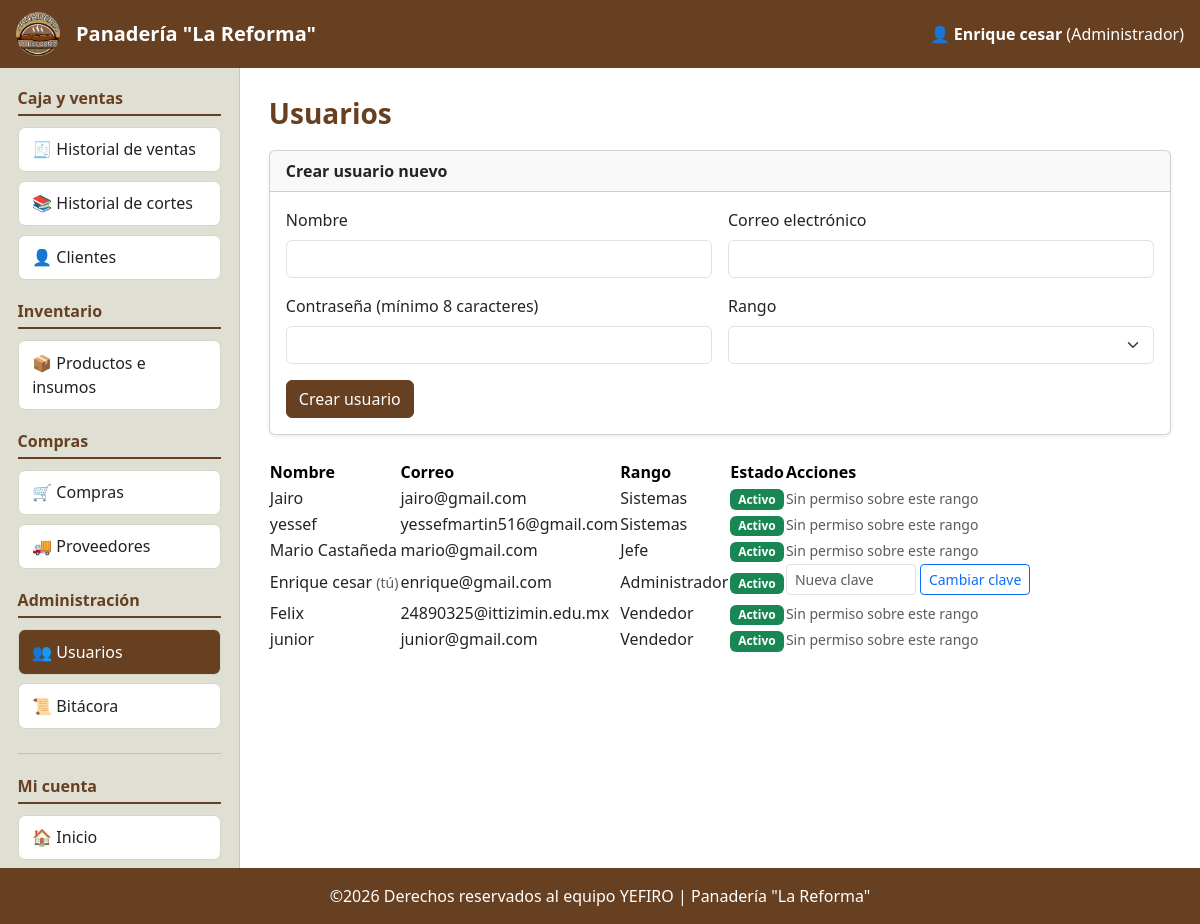
/data/modulos/usuarios/listar.php (signed in), run on the app's committed database.
### tables this page shows
CREATE TABLE `usuarios` (
  `id_usuario` int(11) NOT NULL,
  `nombre` varchar(100) NOT NULL,
  `correo` varchar(100) NOT NULL,
  `clave_hash` varchar(255) NOT NULL,
  `rol` varchar(20) NOT NULL DEFAULT 'cajero',
  `activo` tinyint(1) NOT NULL DEFAULT 1,
  `fecha_registro` timestamp NOT NULL DEFAULT current_timestamp()
);

### data/config/permisos.php (called while the page is built, shortened)
<?php
function roles() {
    return [
        'sistemas'      => 'Sistemas',
        'jefe'          => 'Jefe',
        'administrador' => 'Administrador',
        'cajero'        => 'Vendedor',
    ];
}
function nombre_rol($rol) {
    $r = roles();
    return $r[$rol] ?? $rol;
}
function roles_asignables() {
    $rol = $_SESSION['rol'] ?? '';
    return [];
}
function puede_gestionar_usuario($rol_objetivo) {
    return in_array($rol_objetivo, roles_asignables(), true);
}
?>

### data/config/sesion.php (called while the page is built, shortened)
<?php
function requiere_login() {
    global $conn;
    $uid = (int)$_SESSION['uid'];
    $st = $conn->prepare("SELECT nombre, rol, activo FROM usuarios WHERE id_usuario = ?");
    $st->bind_param("i", $uid);
    $st->execute();
    $u = $st->get_result()->fetch_assoc();
}
function requiere_permiso($permiso) {
    requiere_login();
}
            ?>

### data/modulos/usuarios/listar.php (the view, shortened to what this page needs)
<?php
require_once __DIR__ . '/../../config/inicio.php';
requiere_permiso('usuarios.gestionar');
$asignables = roles_asignables();
$usuarios = $conn->query("SELECT * FROM usuarios ORDER BY FIELD(rol,'sistemas','jefe','administrador','cajero'), nombre");
$titulo = "Usuarios";
include RUTA_INCLUDES . '/encabezado.php';
?>
<div class="card shadow-sm mb-4">
    <div class="card-header fw-bold">Crear usuario nuevo</div>
    <div class="card-body">
        <form method="post" action="<?= url('acciones/usuarios/crear.php') ?>" class="needs-validation" novalidate>
            <div class="row g-3">
                <div class="col-md-6">
                    <label for="nombre" class="form-label">Nombre</label>
                    <input type="text" class="form-control" name="nombre" id="nombre" required>
                </div>
                <div class="col-md-6">
                    <label for="correo" class="form-label">Correo electrónico</label>
                    <input type="email" class="form-control" name="correo" id="correo" required>
                </div>
                <div class="col-md-6">
                    <label for="clave" class="form-label">Contraseña (mínimo 8 caracteres)</label>
                    <input type="password" class="form-control" name="clave" id="clave" minlength="8" required>
                </div>
                <div class="col-md-6">
                    <label for="rol" class="form-label">Rango</label>
                    <select class="form-select" name="rol" id="rol" required>
                    </select>
                </div>
            </div>
            <button type="submit" class="btn btn-cafe mt-3">Crear usuario</button>
        </form>
    </div>
</div>
<div class="table-responsive">
    <table class="table-hover align-middle">
        <thead class="table-light">
            <tr><th>Nombre</th><th>Correo</th><th>Rango</th><th>Estado</th><th>Acciones</th></tr>
        </thead>
        <tbody>
        <?php while ($f = $usuarios->fetch_assoc()):
            $soyYo = ((int)$f['id_usuario'] === (int)$_SESSION['uid']);
            $puedo = puede_gestionar_usuario($f['rol']);
        ?>
            <tr class="<?= $f['activo'] ? '' : 'text-muted' ?>">
                <td><?= e($f['nombre']) ?> <?= $soyYo ? '<small class="text-muted">(tú)</small>' : '' ?></td>
                <td><?= e($f['correo']) ?></td>
                <td><?= e(nombre_rol($f['rol'])) ?></td>
                <td><span class="badge <?= $f['activo'] ? 'text-bg-success' : 'text-bg-secondary' ?>"><?= $f['activo'] ? 'Activo' : 'Desactivado' ?></span></td>
                <td>
                <?php if ($puedo || $soyYo): ?>
                    <form method="post" action="<?= url('acciones/usuarios/cambiar_clave.php') ?>" class="d-inline-flex gap-1 mb-1">
                        <input type="password" class="form-control form-control-sm" style="width:130px" name="clave" placeholder="Nueva clave" minlength="8" required>
                        <button class="btn btn-sm btn-outline-primary">Cambiar clave</button>
                    </form>
                <?php endif; ?>
                <?php if ($puedo && !$soyYo): ?>
                    <form method="post" action="<?= url('acciones/usuarios/cambiar_rol.php') ?>" class="d-inline-flex gap-1 mb-1">
                        <?= csrf_campo() ?><input type="hidden" name="id" value="<?= $f['id_usuario'] ?>">
                        <select name="rol" class="form-select form-select-sm" style="width:140px">
                            <?php foreach ($asignables as $r): ?>
                                <option value="<?= $r ?>" <?= $r === $f['rol'] ? 'selected' : '' ?>><?= e(nombre_rol($r)) ?></option>
                            <?php endforeach; ?>
                        </select>
                        <button class="btn btn-sm btn-outline-secondary">Cambiar rango</button>
                    </form>
                    <form method="post" action="<?= url('acciones/usuarios/cambiar_estado.php') ?>" class="d-inline mb-1">
                        <?= csrf_campo() ?><input type="hidden" name="id" value="<?= $f['id_usuario'] ?>">
                        <button class="btn btn-sm btn-warning"><?= $f['activo'] ? 'Desactivar' : 'Activar' ?></button>
                    </form>
                    <form method="post" action="<?= url('acciones/usuarios/eliminar.php') ?>" class="d-inline mb-1"
                          data-confirmar="¿Eliminar este usuario?">
                        <?= csrf_campo() ?><input type="hidden" name="id" value="<?= $f['id_usuario'] ?>">
                        <button class="btn btn-sm btn-danger">🗑</button>
                    </form>
                <?php elseif (!$puedo && !$soyYo): ?>
                    <small class="text-muted">Sin permiso sobre este rango</small>
                <?php endif; ?>
                </td>
            </tr>
        <?php endwhile; ?>
        </tbody>
    </table>
</div>
<?php include RUTA_INCLUDES . '/pie.php'; ?>

### data/includes/encabezado.php (shortened to what this page needs)
<!DOCTYPE html>
<html lang="es">
<head>
    <?= bootstrap_css() ?>
    <link rel="stylesheet" href="<?= url('assets/css/estilos.css') ?>?v=<?= filemtime(RUTA_RAIZ . '/assets/css/estilos.css') ?>">
</head>
<body>
    <header class="encabezado d-flex align-items-center px-3 py-2">
        <img src="<?= url(LOGO) ?>" alt="Logo" class="logo-encabezado">
        <span class="fs-5 fw-bold ms-3"><?= e(NOMBRE_SISTEMA) ?></span>
        <span class="ms-auto d-none d-md-inline">
            👤 <b><?= e($_SESSION['nombre']) ?></b> (<?= e(nombre_rol($_SESSION['rol'])) ?>)
        </span>
    </header>
    <div class="cuerpo">
        <?php include RUTA_INCLUDES . '/menu.php'; ?>
        <main class="contenido">
            <?php if (empty($sin_titulo)): ?>
                <h1 class="h3 titulo-pagina"><?= e($titulo) ?></h1>
            <?php endif; ?>

### data/assets/css/estilos.css (style rules this page uses)
:root { --cafe: #673f21; --cafe-oscuro: #4a2a12; --crema: #f1ebd8; --beige: #dfdfd3; }
body { min-height: 100vh; display: flex; flex-direction: column; background: #fff; }
.encabezado { background: var(--cafe); color: #fff; min-height: 68px; }
.logo-encabezado { width: 44px; height: 44px; border-radius: 50%; object-fit: cover; }
.cuerpo { flex: 1; display: flex; }
.contenido { flex: 1; padding: 1.8rem; min-width: 0; }
.titulo-pagina { color: var(--cafe); font-weight: 700; margin-bottom: 1.2rem; }
.btn-cafe { background: var(--cafe); border-color: var(--cafe); color: #fff; }

### data on the page
usuarios: rol "Administrador", nombre "Enrique cesar", shows "(tú)", correo "enrique@gmail.com", activo "Activo"
usuarios: nombre "Jairo", correo "jairo@gmail.com", rol "Sistemas", activo "Activo", shows "Sin permiso sobre este rango"
usuarios: nombre "yessef", correo "yessefmartin516@gmail.com", rol "Sistemas", activo "Activo", shows "Sin permiso sobre este rango"
usuarios: nombre "Mario Castañeda", correo "mario@gmail.com", rol "Jefe", activo "Activo", shows "Sin permiso sobre este rango"
usuarios: nombre "Felix", correo "24890325@ittizimin.edu.mx", rol "Vendedor", activo "Activo", shows "Sin permiso sobre este rango"
usuarios: nombre "junior", correo "junior@gmail.com", rol "Vendedor", activo "Activo", shows "Sin permiso sobre este rango"

### other printed values
NOMBRE_SISTEMA "Panadería \"La Reforma\""
$_SESSION['nombre'] "Enrique cesar"
$nombreGrupo "Caja y ventas"
$i[1] "🧾"
$i[2] "Historial de ventas"
$i[1] "📚"
$i[2] "Historial de cortes"
$i[1] "👤"
$i[2] "Clientes"
$nombreGrupo "Inventario"
$i[1] "📦"
$i[2] "Productos e insumos"
$nombreGrupo "Compras"
$i[1] "🛒"
$i[2] "Compras"
